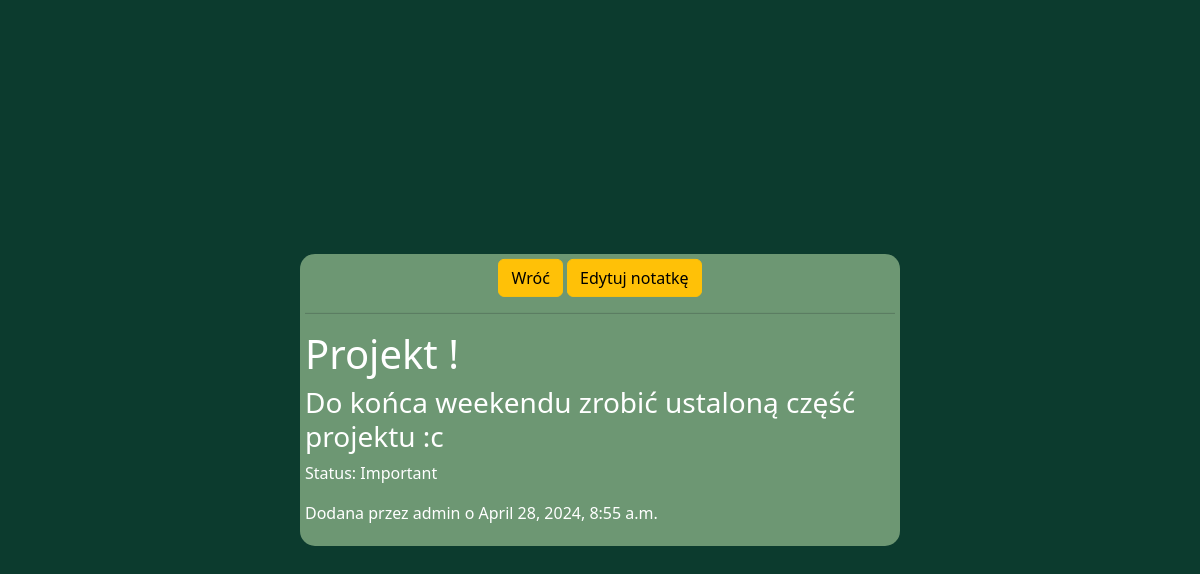
Before: /detail_note/1/ with the older database file.
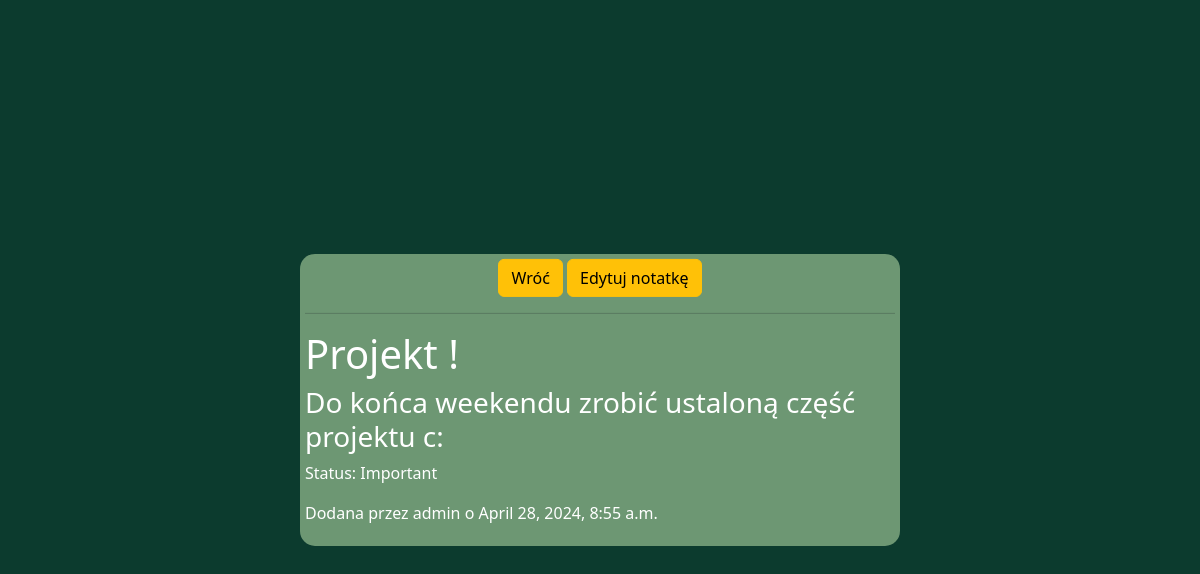
After: the same page with the newer database file.
### aplikacjaNotatnik/models.py (models this page shows, shortened)
class Note(models.Model):
    STATUS_CHOICES = (
        ('Important', 'Important'),
        ('Usually', 'Usually')
    )
    title = models.CharField(max_length=100)
    text = models.TextField()
    time = models.DateTimeField(auto_now_add=True)
    author = models.ForeignKey(User, on_delete=models.CASCADE)
    status = models.CharField(max_length=10, choices=STATUS_CHOICES, default='Usually')
    id = models.AutoField(primary_key=True)

### aplikacjaNotatnik/views.py (the view)
# urls.py: path("detail_note/<int:id>/", views.detail_note, name='detail_note'),
def detail_note(request, id):
    note = get_object_or_404(Note, pk=id)
    return render(request, "detail_note.html", {"note": note})

### aplikacjaNotatnik/templates/detail_note.html (shortened to what this page needs)
{% extends "base.html" %}
{% load static %}
{% block content %}
    <div class="main-div">
        <div class="info-center">
            <a class="btn btn-warning" href="{% url 'notes_list' %}">Wróć</a>
            <a class="btn btn-warning" href="{% url 'edit_note' note.id %}">Edytuj notatkę</a>
        </div>
        <hr>
        <div class="detail-div note-text">
            <h1>{{ note.title }}</h1>
            <h3>{{ note.text }}</h3>
            <p>Status: {{ note.status }}</p>
            <p>Dodana przez {{ note.author }} o {{ note.time }}</p>
        </div>
    </div>
{% endblock %}

Changed rows visible on the page:
changed Note "Projekt !": text "Do końca weekendu zrobić ustaloną część projektu :c" → "Do końca weekendu zrobić ustaloną część projektu c:"
